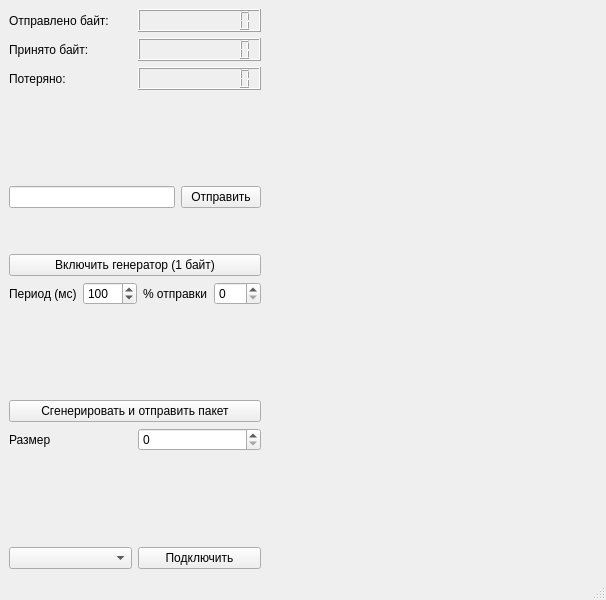
<?xml version="1.0" encoding="UTF-8"?>
<ui version="4.0">
 <class>MainWindow</class>
 <widget class="QMainWindow" name="MainWindow">
  <property name="geometry">
   <rect>
    <x>0</x>
    <y>0</y>
    <width>606</width>
    <height>600</height>
   </rect>
  </property>
  <property name="windowTitle">
   <string>MainWindow</string>
  </property>
  <widget class="QWidget" name="centralwidget">
   <layout class="QFormLayout" name="formLayout">
    <item row="0" column="0">
     <layout class="QVBoxLayout" name="verticalLayout">
      <item>
       <layout class="QHBoxLayout" name="horizontalLayout">
        <item>
         <widget class="QLabel" name="label">
          <property name="text">
           <string>Отправлено байт:</string>
          </property>
         </widget>
        </item>
        <item>
         <widget class="QLCDNumber" name="lcdNumber">
          <property name="tabletTracking">
           <bool>false</bool>
          </property>
          <property name="autoFillBackground">
           <bool>false</bool>
          </property>
          <property name="frameShadow">
           <enum>QFrame::Shadow::Raised</enum>
          </property>
          <property name="digitCount">
           <number>10</number>
          </property>
          <property name="segmentStyle">
           <enum>QLCDNumber::SegmentStyle::Filled</enum>
          </property>
         </widget>
        </item>
       </layout>
      </item>
      <item>
       <layout class="QHBoxLayout" name="horizontalLayout_9">
        <item>
         <widget class="QLabel" name="label_6">
          <property name="text">
           <string>Принято байт:</string>
          </property>
         </widget>
        </item>
        <item>
         <widget class="QLCDNumber" name="lcdNumber_3">
          <property name="tabletTracking">
           <bool>false</bool>
          </property>
          <property name="autoFillBackground">
           <bool>false</bool>
          </property>
          <property name="frameShadow">
           <enum>QFrame::Shadow::Raised</enum>
          </property>
          <property name="digitCount">
           <number>10</number>
          </property>
          <property name="segmentStyle">
           <enum>QLCDNumber::SegmentStyle::Filled</enum>
          </property>
         </widget>
        </item>
       </layout>
      </item>
      <item>
       <layout class="QHBoxLayout" name="horizontalLayout_8">
        <item>
         <widget class="QLabel" name="label_5">
          <property name="text">
           <string>Потеряно:</string>
          </property>
         </widget>
        </item>
        <item>
         <widget class="QLCDNumber" name="lcdNumber_2">
          <property name="tabletTracking">
           <bool>false</bool>
          </property>
          <property name="autoFillBackground">
           <bool>false</bool>
          </property>
          <property name="frameShadow">
           <enum>QFrame::Shadow::Raised</enum>
          </property>
          <property name="digitCount">
           <number>10</number>
          </property>
          <property name="segmentStyle">
           <enum>QLCDNumber::SegmentStyle::Filled</enum>
          </property>
         </widget>
        </item>
       </layout>
      </item>
      <item>
       <spacer name="verticalSpacer_2">
        <property name="orientation">
         <enum>Qt::Orientation::Vertical</enum>
        </property>
        <property name="sizeHint" stdset="0">
         <size>
          <width>20</width>
          <height>40</height>
         </size>
        </property>
       </spacer>
      </item>
      <item>
       <layout class="QHBoxLayout" name="horizontalLayout_3">
        <item>
         <widget class="QLineEdit" name="inputLineEdit"/>
        </item>
        <item>
         <widget class="QPushButton" name="sendButton">
          <property name="text">
           <string>Отправить</string>
          </property>
         </widget>
        </item>
       </layout>
      </item>
      <item>
       <layout class="QVBoxLayout" name="verticalLayout_2">
        <item>
         <spacer name="verticalSpacer_3">
          <property name="orientation">
           <enum>Qt::Orientation::Vertical</enum>
          </property>
          <property name="sizeHint" stdset="0">
           <size>
            <width>20</width>
            <height>40</height>
           </size>
          </property>
         </spacer>
        </item>
        <item>
         <widget class="QPushButton" name="generatorButton">
          <property name="text">
           <string>Включить генератор (1 байт)</string>
          </property>
         </widget>
        </item>
        <item>
         <layout class="QHBoxLayout" name="horizontalLayout_6">
          <item>
           <layout class="QHBoxLayout" name="horizontalLayout_5">
            <item>
             <widget class="QLabel" name="label_3">
              <property name="text">
               <string>Период (мс)</string>
              </property>
             </widget>
            </item>
            <item>
             <widget class="QSpinBox" name="periodBox">
              <property name="minimum">
               <number>1</number>
              </property>
              <property name="maximum">
               <number>5000</number>
              </property>
              <property name="value">
               <number>100</number>
              </property>
             </widget>
            </item>
           </layout>
          </item>
          <item>
           <layout class="QHBoxLayout" name="horizontalLayout_4">
            <item>
             <widget class="QLabel" name="label_2">
              <property name="text">
               <string>% отправки</string>
              </property>
             </widget>
            </item>
            <item>
             <widget class="QSpinBox" name="perBox">
              <property name="maximum">
               <number>100</number>
              </property>
             </widget>
            </item>
           </layout>
          </item>
         </layout>
        </item>
       </layout>
      </item>
      <item>
       <spacer name="verticalSpacer_4">
        <property name="orientation">
         <enum>Qt::Orientation::Vertical</enum>
        </property>
        <property name="sizeHint" stdset="0">
         <size>
          <width>20</width>
          <height>40</height>
         </size>
        </property>
       </spacer>
      </item>
      <item>
       <layout class="QVBoxLayout" name="verticalLayout_3">
        <item>
         <widget class="QPushButton" name="stringGeneratorButton">
          <property name="text">
           <string>Сгенерировать и отправить пакет</string>
          </property>
         </widget>
        </item>
        <item>
         <layout class="QHBoxLayout" name="horizontalLayout_7">
          <item>
           <widget class="QLabel" name="label_4">
            <property name="text">
             <string>Размер</string>
            </property>
           </widget>
          </item>
          <item>
           <widget class="QSpinBox" name="sizeBox"/>
          </item>
         </layout>
        </item>
       </layout>
      </item>
      <item>
       <spacer name="verticalSpacer">
        <property name="orientation">
         <enum>Qt::Orientation::Vertical</enum>
        </property>
        <property name="sizeHint" stdset="0">
         <size>
          <width>20</width>
          <height>40</height>
         </size>
        </property>
       </spacer>
      </item>
      <item>
       <layout class="QHBoxLayout" name="horizontalLayout_2">
        <item>
         <widget class="QComboBox" name="portComboBox"/>
        </item>
        <item>
         <widget class="QPushButton" name="connectButton">
          <property name="text">
           <string>Подключить</string>
          </property>
         </widget>
        </item>
       </layout>
      </item>
     </layout>
    </item>
    <item row="0" column="1">
     <widget class="QChartView" name="graph" native="true"/>
    </item>
   </layout>
  </widget>
  <widget class="QMenuBar" name="menubar">
   <property name="geometry">
    <rect>
     <x>0</x>
     <y>0</y>
     <width>606</width>
     <height>23</height>
    </rect>
   </property>
  </widget>
  <widget class="QStatusBar" name="statusbar"/>
 </widget>
 <customwidgets>
  <customwidget>
   <class>QChartView</class>
   <extends>QWidget</extends>
   <header>QtCharts/qchartview.h</header>
   <container>1</container>
  </customwidget>
 </customwidgets>
 <resources/>
 <connections/>
</ui>
